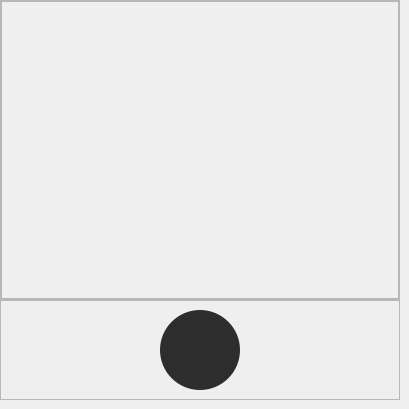
      <widget class="QWidget" name="page_chat">
       <widget class="QFrame" name="chat_frame">
        <property name="geometry">
         <rect>
          <x>0</x>
          <y>0</y>
          <width>400</width>
          <height>300</height>
         </rect>
        </property>
        <property name="maximumSize">
         <size>
          <width>400</width>
          <height>300</height>
         </size>
        </property>
        <property name="frameShape">
         <enum>QFrame::StyledPanel</enum>
        </property>
        <property name="frameShadow">
         <enum>QFrame::Raised</enum>
        </property>
        <layout class="QHBoxLayout" name="horizontalLayout_4">
         <property name="spacing">
          <number>0</number>
         </property>
         <property name="leftMargin">
          <number>0</number>
         </property>
         <property name="topMargin">
          <number>0</number>
         </property>
         <property name="rightMargin">
          <number>0</number>
         </property>
         <property name="bottomMargin">
          <number>0</number>
         </property>
         <item>
          <widget class="QScrollArea" name="scroll_area">
           <property name="maximumSize">
            <size>
             <width>400</width>
             <height>300</height>
            </size>
           </property>
           <property name="styleSheet">
            <string notr="true">scrollArea{
	background-color:rgb(0,0,0);
}</string>
           </property>
           <property name="widgetResizable">
            <bool>true</bool>
           </property>
           <widget class="QWidget" name="scrollAreaWidgetContents">
            <property name="geometry">
             <rect>
              <x>0</x>
              <y>0</y>
              <width>396</width>
              <height>296</height>
             </rect>
            </property>
            <layout class="QHBoxLayout" name="horizontalLayout_5">
             <item>
              <spacer name="verticalSpacer">
               <property name="orientation">
                <enum>Qt::Vertical</enum>
               </property>
               <property name="sizeHint" stdset="0">
                <size>
                 <width>20</width>
                 <height>275</height>
                </size>
               </property>
              </spacer>
             </item>
            </layout>
           </widget>
          </widget>
         </item>
        </layout>
       </widget>
       <widget class="QFrame" name="record_frame">
        <property name="geometry">
         <rect>
          <x>0</x>
          <y>300</y>
          <width>400</width>
          <height>100</height>
         </rect>
        </property>
        <property name="minimumSize">
         <size>
          <width>400</width>
          <height>100</height>
         </size>
        </property>
        <property name="maximumSize">
         <size>
          <width>400</width>
          <height>100</height>
         </size>
        </property>
        <property name="frameShape">
         <enum>QFrame::StyledPanel</enum>
        </property>
        <property name="frameShadow">
         <enum>QFrame::Raised</enum>
        </property>
        <widget class="QPushButton" name="record_btn">
         <property name="geometry">
          <rect>
           <x>160</x>
           <y>10</y>
           <width>80</width>
           <height>80</height>
          </rect>
         </property>
         <property name="minimumSize">
          <size>
           <width>80</width>
           <height>80</height>
          </size>
         </property>
         <property name="maximumSize">
          <size>
           <width>80</width>
           <height>80</height>
          </size>
         </property>
         <property name="palette">
          <palette>
           <active>
            <colorrole role="WindowText">
             <brush brushstyle="SolidPattern">
              <color alpha="255">
               <red>70</red>
               <green>227</green>
               <blue>162</blue>
              </color>
             </brush>
            </colorrole>
            <colorrole role="Button">
             <brush brushstyle="SolidPattern">
              <color alpha="255">
               <red>45</red>
               <green>45</green>
               <blue>45</blue>
              </color>
             </brush>
            </colorrole>
            <colorrole role="Text">
             <brush brushstyle="SolidPattern">
              <color alpha="255">
               <red>255</red>
               <green>255</green>
               <blue>255</blue>
              </color>
             </brush>
            </colorrole>
            <colorrole role="ButtonText">
             <brush brushstyle="SolidPattern">
              <color alpha="255">
               <red>255</red>
               <green>255</green>
               <blue>255</blue>
              </color>
             </brush>
            </colorrole>
            <colorrole role="Base">
             <brush brushstyle="SolidPattern">
              <color alpha="255">
               <red>45</red>
               <green>45</green>
               <blue>45</blue>
              </color>
             </brush>
            </colorrole>
            <colorrole role="Window">
             <brush brushstyle="SolidPattern">
              <color alpha="255">
               <red>45</red>
               <green>45</green>
               <blue>45</blue>
              </color>
             </brush>
            </colorrole>
           </active>
           <inactive>
            <colorrole role="WindowText">
             <brush brushstyle="SolidPattern">
              <color alpha="255">
               <red>70</red>
               <green>227</green>
               <blue>162</blue>
              </color>
             </brush>
            </colorrole>
            <colorrole role="Button">
             <brush brushstyle="SolidPattern">
              <color alpha="255">
               <red>45</red>
               <green>45</green>
               <blue>45</blue>
              </color>
             </brush>
            </colorrole>
            <colorrole role="Text">
             <brush brushstyle="SolidPattern">
              <color alpha="255">
               <red>255</red>
               <green>255</green>
               <blue>255</blue>
              </color>
             </brush>
            </colorrole>
            <colorrole role="ButtonText">
             <brush brushstyle="SolidPattern">
              <color alpha="255">
               <red>255</red>
               <green>255</green>
               <blue>255</blue>
              </color>
             </brush>
            </colorrole>
            <colorrole role="Base">
             <brush brushstyle="SolidPattern">
              <color alpha="255">
               <red>45</red>
               <green>45</green>
               <blue>45</blue>
              </color>
             </brush>
            </colorrole>
            <colorrole role="Window">
             <brush brushstyle="SolidPattern">
              <color alpha="255">
               <red>45</red>
               <green>45</green>
               <blue>45</blue>
              </color>
             </brush>
            </colorrole>
           </inactive>
           <disabled>
            <colorrole role="WindowText">
             <brush brushstyle="SolidPattern">
              <color alpha="255">
               <red>255</red>
               <green>255</green>
               <blue>255</blue>
              </color>
             </brush>
            </colorrole>
            <colorrole role="Button">
             <brush brushstyle="SolidPattern">
              <color alpha="255">
               <red>45</red>
               <green>45</green>
               <blue>45</blue>
              </color>
             </brush>
            </colorrole>
            <colorrole role="Text">
             <brush brushstyle="SolidPattern">
              <color alpha="255">
               <red>255</red>
               <green>255</green>
               <blue>255</blue>
              </color>
             </brush>
            </colorrole>
            <colorrole role="ButtonText">
             <brush brushstyle="SolidPattern">
              <color alpha="255">
               <red>255</red>
               <green>255</green>
               <blue>255</blue>
              </color>
             </brush>
            </colorrole>
            <colorrole role="Base">
             <brush brushstyle="SolidPattern">
              <color alpha="255">
               <red>45</red>
               <green>45</green>
               <blue>45</blue>
              </color>
             </brush>
            </colorrole>
            <colorrole role="Window">
             <brush brushstyle="SolidPattern">
              <color alpha="255">
               <red>45</red>
               <green>45</green>
               <blue>45</blue>
              </color>
             </brush>
            </colorrole>
           </disabled>
          </palette>
         </property>
         <property name="font">
          <font>
           <family>Yu Gothic UI</family>
           <pointsize>15</pointsize>
           <weight>50</weight>
           <italic>false</italic>
           <bold>false</bold>
          </font>
         </property>
         <property name="styleSheet">
          <string notr="true">/* 默认状态 */
QPushButton {
    background-color: rgb(45,45,45);
    border: none;
    padding: 10px 20px;
    border-radius: 40px;/* 设置圆角半径 */
	qproperty-icon: url(:/voice/300ppi/voice_w.png)
}

/* 悬停状态 */
QPushButton:hover {
    background-color: rgb(70, 227, 162);
	qproperty-icon: url(:/voice/300ppi/voice_b.png)
}

/* 按下状态 */
QPushButton:pressed {
    background-color: rgb(62, 204, 145);
	qproperty-icon: url(:/voice/300ppi/voice_b.png)
}
</string>
         </property>
         <property name="text">
          <string/>
         </property>
         <property name="iconSize">
          <size>
           <width>50</width>
           <height>50</height>
          </size>
         </property>
        </widget>
       </widget>
      </widget>
